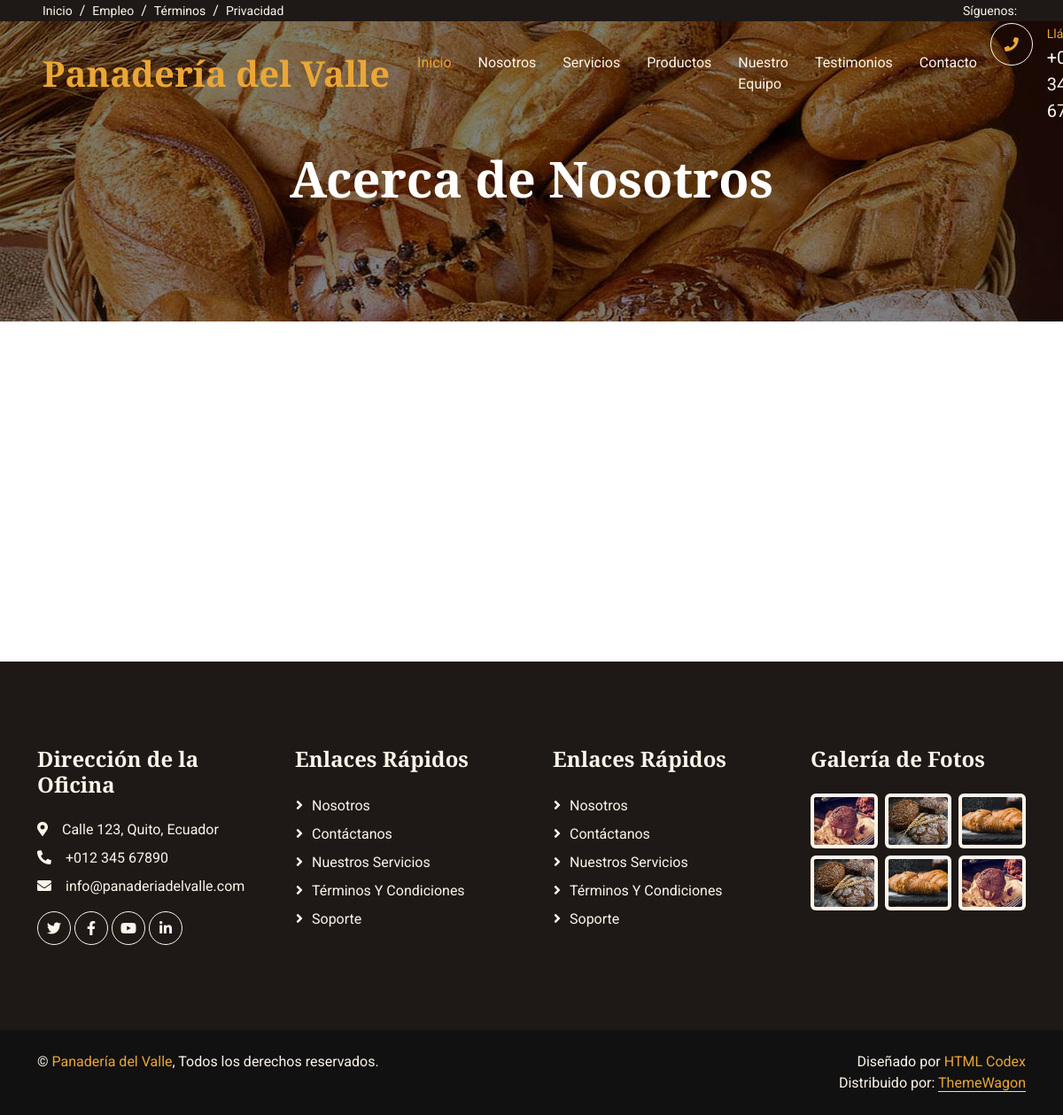
Page /about/ on the earlier database version.
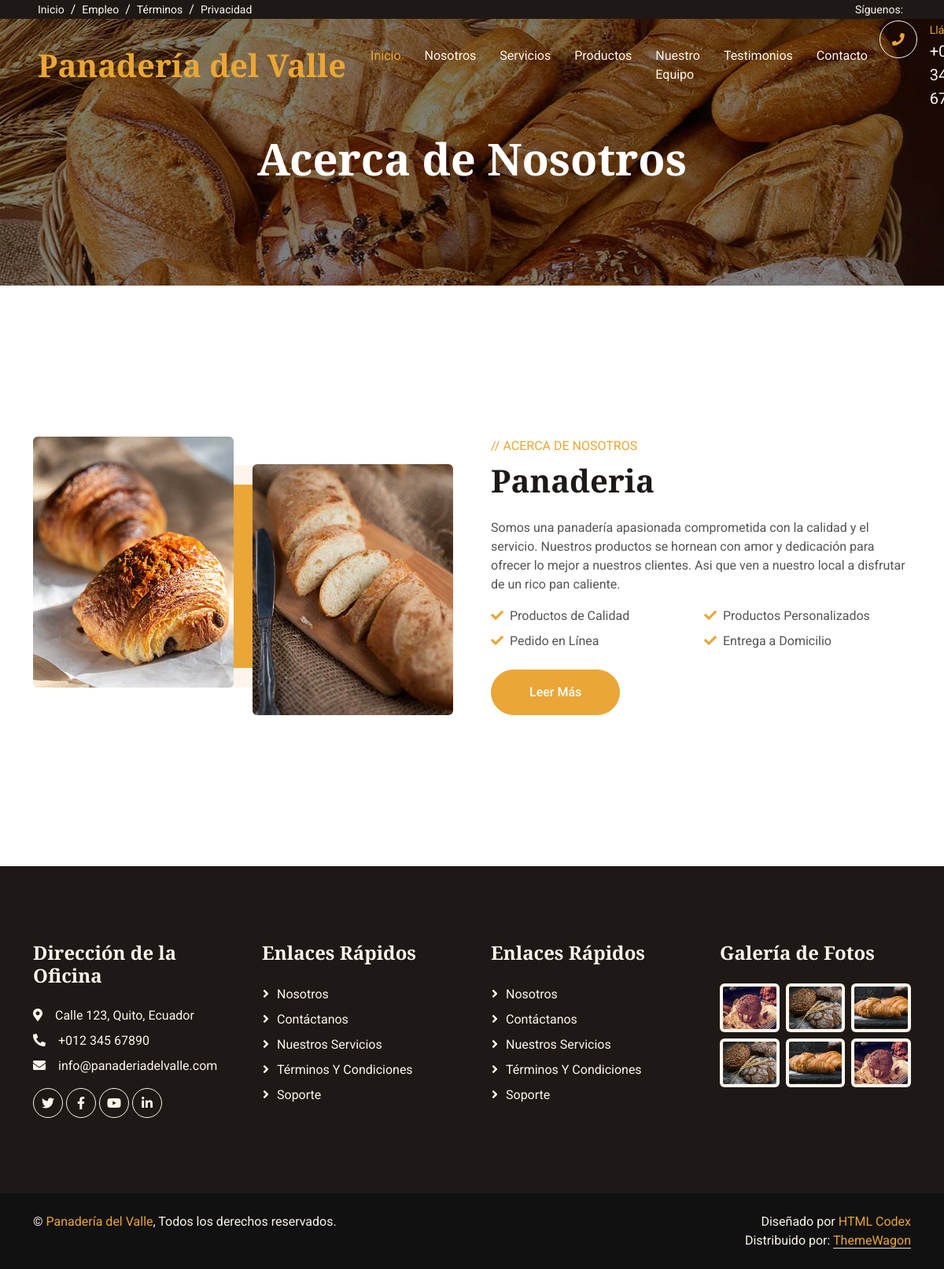
Same page on the later database version.
### about/models.py (models this page shows, shortened)
class About(models.Model):
    title = models.CharField(max_length=255)
    content=RichTextField(verbose_name="Contenido")
    created = models.DateTimeField(auto_now_add=True)
    updated = models.DateTimeField(auto_now=True)

### about/views.py (the view)
# urls.py: path('', about, name='about'),
def about(request):
    about_pages = About.objects.all()
    return render(request, 'about/about.html', {'pages': about_pages})

### social/processors.py (called while the page is built)
def ctx_dict(request):
    dict_social={}
    urls=Social.objects.all()
    for url in urls:
        dict_social[url.key]=url.url
    return dict_social

### about/templates/about/about.html (shortened to what this page needs)
{% extends "core/base.html" %}
{% block header_Title %}Acerca de Nosotros{% endblock %}
{% block content %}
{% load static %}
<div class="container-xxl py-6">
    <div class="container">
        <div class="row g-5">
            {% for about in pages %}
            <div class="col-lg-6 wow fadeInUp" data-wow-delay="0.1s">
                <div class="row img-twice position-relative h-100">
                    <div class="col-6">
                        <img class="img-fluid rounded" src="{% static 'core/img/about-1.jpg' %}" alt="">
                    </div>
                    <div class="col-6 align-self-end">
                        <img class="img-fluid rounded" src="{% static 'core/img/about-2.jpg' %}" alt="">
                    </div>
                </div>
            </div>
            <div class="col-lg-6 wow fadeInUp" data-wow-delay="0.5s">
                <div class="h-100">
                    <p class="text-primary text-uppercase mb-2">// Acerca de Nosotros</p>
                    <h1 class="display-6 mb-4">{{ about.title }}</h1>
                    {{ about.content | safe }}
                    <div class="row g-2 mb-4">
                        <div class="col-sm-6">
                            <i class="fa fa-check text-primary me-2"></i>Productos de Calidad
                        </div>
                        <div class="col-sm-6">
                            <i class="fa fa-check text-primary me-2"></i>Productos Personalizados
                        </div>
                        <div class="col-sm-6">
                            <i class="fa fa-check text-primary me-2"></i>Pedido en Línea
                        </div>
                        <div class="col-sm-6">
                            <i class="fa fa-check text-primary me-2"></i>Entrega a Domicilio
                        </div>
                    </div>
                    <a class="btn btn-primary rounded-pill py-3 px-5" href="#">Leer Más</a>
                </div>
            </div>
            {% endfor %}
        </div>
    </div>
</div>
{% endblock %}

Differences in the rows shown:
added About: title "Panaderia", content "Somos una panadería apasionada comprometida con la calidad y el servicio. Nuestros productos se hornean con amor y dedicación para ofrecer lo mejor a nuestros clientes. Asi que ven a nuestro local a disfrutar de un rico pan caliente."
